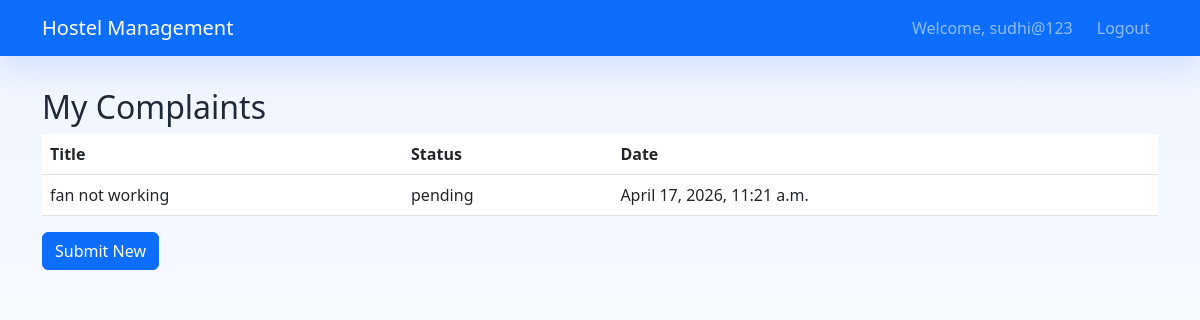
The page /students/complaints/ (signed in) on the database its author committed.
### accounts/models.py (models this page shows, shortened)
class User(AbstractUser):
    ROLE_CHOICES = [
        ('student', 'Student'),
        ('admin', 'Admin'),
        ('warden', 'Warden'),
    ]
    role = models.CharField(max_length=10, choices=ROLE_CHOICES, default='student')

### complaints/models.py (models this page shows, shortened)
class Complaint(models.Model):
    STATUS_CHOICES = [
        ('pending', 'Pending'),
        ('resolved', 'Resolved'),
    ]
    student = models.ForeignKey(settings.AUTH_USER_MODEL, on_delete=models.CASCADE)
    title = models.CharField(max_length=200)
    description = models.TextField()
    status = models.CharField(max_length=10, choices=STATUS_CHOICES, default='pending')
    created_at = models.DateTimeField(auto_now_add=True)

### students/views.py (the view)
# urls.py: path('complaints/', views.student_complaints, name='student_complaints'),
@login_required
def student_complaints(request):
    if request.user.role != 'student':
        return redirect('login')
    complaints = Complaint.objects.filter(student=request.user).order_by('-created_at')
    return render(request, 'student_complaints.html', {'complaints': complaints})

### templates/student_complaints.html (shortened to what this page needs)
{% extends 'base.html' %}
{% block content %}
<h2>My Complaints</h2>
<table class="table">
    <thead>
        <tr>
            <th>Title</th>
            <th>Status</th>
            <th>Date</th>
        </tr>
    </thead>
    <tbody>
        {% for complaint in complaints %}
        <tr>
            <td>{{ complaint.title }}</td>
            <td>{{ complaint.status }}</td>
            <td>{{ complaint.created_at }}</td>
        </tr>
        {% endfor %}
    </tbody>
</table>
<a href="{% url 'submit_complaint' %}" class="btn btn-primary">Submit New</a>
{% endblock %}

### templates/base.html (shortened to what this page needs)
<!DOCTYPE html>
<html lang="en">
<head>
    <link href="https://cdn.jsdelivr.net/npm/bootstrap@5.3.0/dist/css/bootstrap.min.css" rel="stylesheet">
</head>
<body>
    <nav class="navbar navbar-expand-lg navbar-dark bg-primary">
        <div class="container">
            {% if user.is_authenticated %}
                {% if user.role == 'student' %}
                    <a class="navbar-brand" href="{% url 'student_dashboard' %}">Hostel Management</a>
                {% elif user.role == 'warden' %}
                    <a class="navbar-brand" href="{% url 'warden_dashboard' %}">Hostel Management</a>
                {% else %}
                    <a class="navbar-brand" href="{% url 'admin_dashboard' %}">Hostel Management</a>
                {% endif %}
            {% else %}
                <a class="navbar-brand" href="{% url 'home' %}">Hostel Management</a>
            {% endif %}
            {% if user.is_authenticated %}
                <div class="navbar-nav ms-auto">
                    <span class="navbar-text me-3">Welcome, {{ user.username }}</span>
                    <a class="nav-link" href="{% url 'logout' %}">Logout</a>
                </div>
            {% endif %}
        </div>
    </nav>
    <div class="page-shell">
        <div class="{% block container_class %}container{% endblock %}">
            {% block content %}{% endblock %}
        </div>
    </div>
</body>
</html>

### templates/base.html (style rules this page uses)
body { min-height: 100vh; background: linear-gradient(180deg, #eef4ff 0%, #f8fbff 45%, #ffffff 100%); color: #1f2937; }
.navbar { box-shadow: 0 12px 30px rgba(37, 99, 235, 0.15); }
.page-shell { padding: 2rem 0 3rem; }

### rows shown on the page
User: username "sudhi@123"
Complaint: title "fan not working", status "pending", created_at "April 17, 2026, 11:21 a.m."
